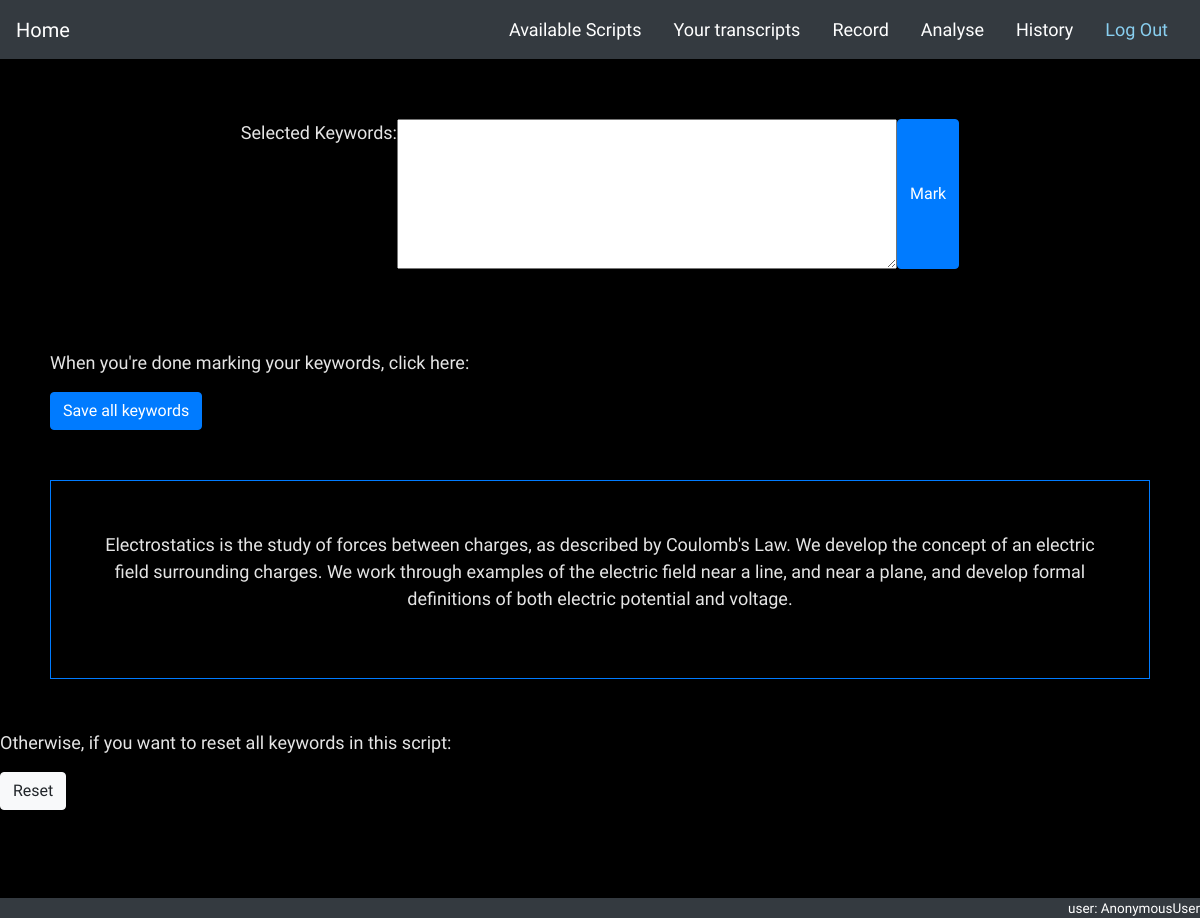
/lessons/mark/9, run on an earlier commit of the app's database.
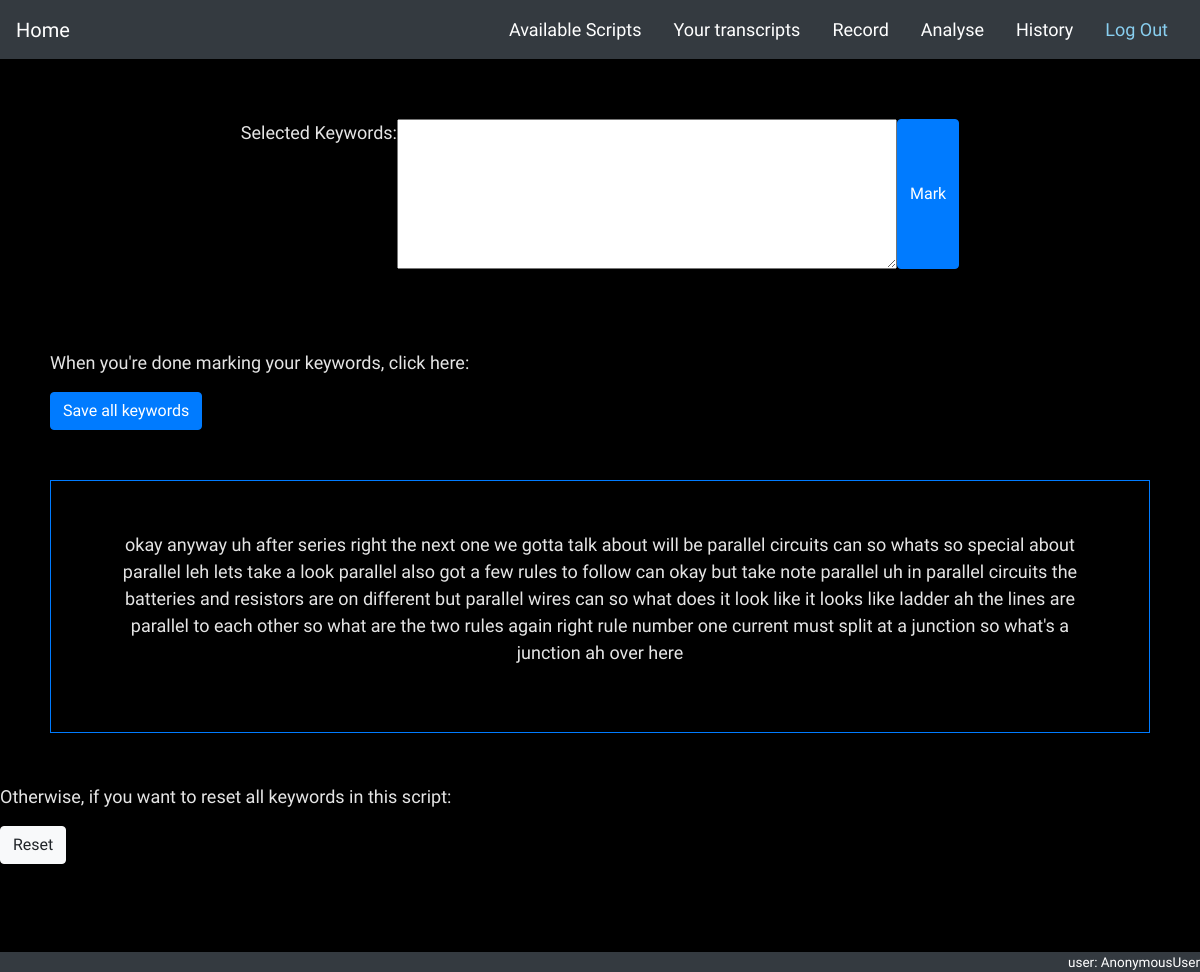
And on a later commit of the database.
### lessons/models.py (models this page shows, shortened)
class Script(models.Model):
    topic = models.ForeignKey(Topic, on_delete=models.CASCADE, null=True)   # todo onetoonefield
    text = models.TextField()
    _flags = models.TextField(blank=True)
    @property
    def flags(self):
        val = self._flags.strip('][').split(', ')
        return val

### lessons/views.py (the view, shortened to what this page needs)
# urls.py: path('mark/<int:pk>', views.ScriptEditorView.as_view(), name='mark_keywords'),
class ScriptEditorView(View):
    def get(self, request, pk, *args, **kwargs):
        script = Script.objects.get(pk=pk)
        context = {
            'script': script,
        }
        return render(request, 'editor.html', context=context)

### lessons/templates/editor.html (shortened to what this page needs)
{% extends 'base_generic.html' %}
{% block content %}
    <div id='text-output' class="d-flex justify-content-center text-center">
        <label for="sel">Selected Keywords: </label>
        <textarea readonly id="sel" rows="3" cols="50"></textarea>
        <button id='enter' type="button" class="btn btn-primary ">Mark</button>
    </div>
    <div id="save_model_keywords">
        <p>When you're done marking your keywords, click here:</p>
        <a href="{% url 'index' %}" id="save" type="button" class="btn btn-primary">Save all keywords</a>
    </div>
    <div id='text-editor-border' class="border border-primary d-flex justify-content-center text-center">
        <p id="text-editor">
            {{ script.text }}
        </p>
    </div>
    <div id="reset_model_keywords">
        <p>Otherwise, if you want to reset all keywords in this script:</p>
        <button id="reset" type="button" class="btn btn-light">Reset</button>
    </div>
    <br>
    <br>
    <br>
    <br>
{% endblock %}

What changed in the data, as far as the page shows it:
changed Script: text "Electrostatics is the study of forces between charges, as described by Coulomb's Law. We develop the concept of an electric field surrounding charges. We work through examples of the electric field near a line, and near a plane, and develop formal definitions of both electric potential and voltage." → "okay anyway uh after series right the next one we gotta talk about will be parallel circuits can so whats so special about parallel leh lets take a look parallel also got a few rules to follow can okay but take note parallel uh in parallel circuits the batteries and resistors are on different but parallel wires can so what does it look like it looks like ladder ah the lines are parallel to each other so what are the two rules again right rule number one current must split at a junction so what's a junction ah over here"
